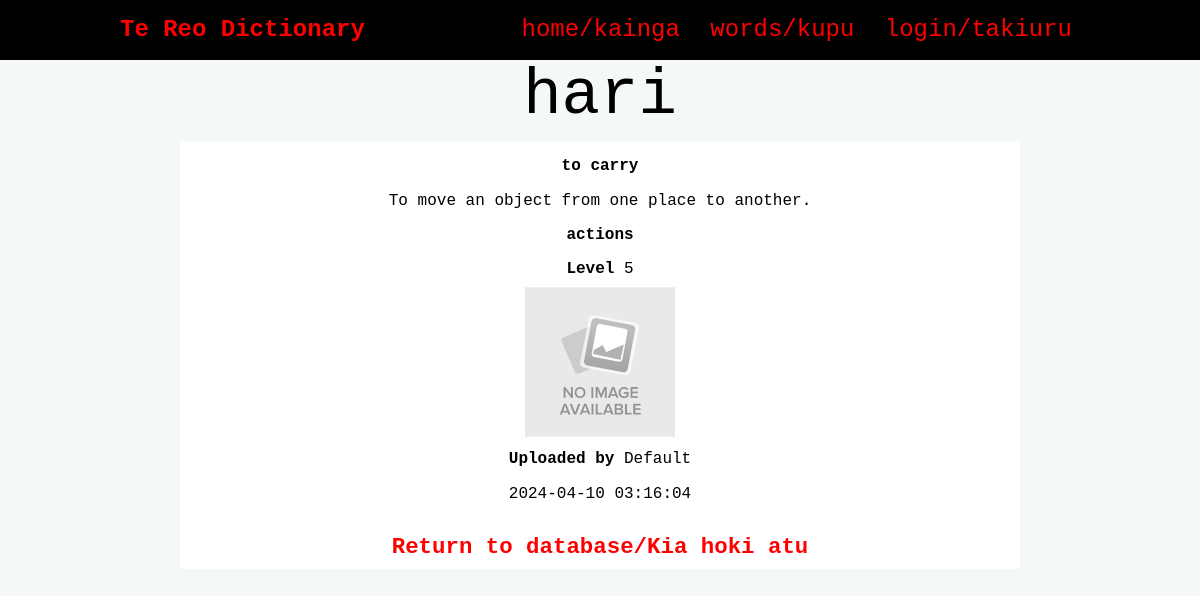
/entry/3, run on the app's committed database.
### tables this page shows
CREATE TABLE "entries"
(
    id          integer                            not null
        primary key autoincrement
        unique,
    maori       varchar(85)                        not null,
    english     varchar(40)                        not null,
    definition  varchar(300) default 'Pending',
    level       tinyint                            not null,
    image       varchar(15)  default 'noimage.png' not null,
    category_id integer                            not null
        constraint entries_category_id_fk
            references categories,
    user_id     integer      default 1
        constraint entries_user_id_fk
            references users,
    date        datetime     default current_timestamp
);

CREATE TABLE "categories"
(
    id      integer                            not null
        primary key autoincrement
        unique,
    name    varchar(40)                        not null
        unique,
    user_id integer  default 1
        constraint categories_user_id__fk
            references users,
    date    datetime default current_timestamp not null
);

CREATE TABLE "users"
(
    id       integer      not null
        primary key autoincrement
        unique,
    email    varchar(320) not null
        unique,
    password varchar(60)  not null,
    f_name   varchar(40)  not null,
    l_name   varchar(40)  not null,
    type     tinyint default 0
);

### app.py (the view)
@app.route('/entry/<entry_id>')
def render_entry(entry_id):
    con = connect(DATABASE)
    cur = con.cursor()
    query = "SELECT entries.id, entries.maori, entries.english, entries.definition, entries.level, categories.name, " \
            "entries.image, users.f_name, users.l_name, entries.date " \
            "FROM entries " \
            "INNER JOIN categories ON entries.category_id=categories.id " \
            "INNER JOIN users ON entries.user_id=users.id " \
            "WHERE entries.id=?"
    cur.execute(query, (entry_id,))
    entry_info = cur.fetchone()  # stores information on the entry with the matching entry id
    con.close()
    if not entry_info:
        return redirect("/no_results")
    return render_template('entry.html', entry=entry_info)

### app.py (called while the page is built)
def connect(db_file):
    try:
        connection = sqlite3.connect(db_file)
        return connection
    except sqlite3.Error as e:
        print(e)
    return None

@app.context_processor
def logged_in_context_processor():
    return dict(logged_in=logged_in)

def logged_in():
    if session.get("user_id"):
        return True
    else:
        return False

@app.context_processor
def is_admin_context_processor():
    return dict(is_admin=is_admin)

def is_admin():
    if logged_in() and session.get("type") == 1:
        return True
    else:
        return False

### templates/entry.html (shortened to what this page needs)
{% extends "base.html" %}
{% block pageheading %}{{ entry[1] }}{% endblock %}
{% block main %}
    <div class="big-entry-box">
        <p class="entry-box-heading"><strong>{{ entry[2] }}</strong></p>
        <p class="entry-box-info">{{ entry[3] }}</p>
        <p class="entry-box-info"><strong>{{ entry[5] }}</strong></p>
        <p class="entry-box-info"><strong>Level </strong>{{ entry[4] }}</p>
        <img class="entry-box-image" src="/static/images/{{ entry[6] }}">
        <p class="entry-box-info"><strong>Uploaded by </strong>{{ entry[7] }} {{ entry[8] }}</p>
        <p class="entry-box-info">{{ entry[9] }}</p>
        <h4><a href="/database/-1">Return to database/Kia hoki atu</a></h4>
    </div>
{% endblock %}

### static/style.css (style rules this page uses)
:root { --red: #FF0000; --dark-red: #a00808; --white: #FFFFFF; --light-gray: #F4F8F8; --gray: #c8caca; --dark-gray: #959696; --black: #000000; }
* { font-family: 'Monaco', monospace; padding: 0; margin: 0; box-sizing: border-box; }
html, body { background-color: var(--light-gray); overflow-x: hidden; }
img { max-width: 100%; }
h4 { font-size: 1.4rem; text-align: center; margin: 1.5rem 0 0 0; }
a, a:visited { color: var(--red); text-decoration: none; }
.big-entry-box { text-align: center; width: 100%; background: var(--white); border: 0 solid var(--gray); color: var(--black); margin-top: 0.5rem; padding: 0.5rem; }
.entry-box-heading { padding: 0.5rem; }
.entry-box-image { height: 150px; overflow: hidden; }
.entry-box-info { padding: 0.5rem; max-width: 100%; word-wrap: break-word; }

### data on the page
entries: maori "hari", english "to carry", definition "To move an object from one place to another.", level "5", image (placeholder picture), date "2024-04-10 03:16:04"
categories: name "actions"
users: f_name "Default"
